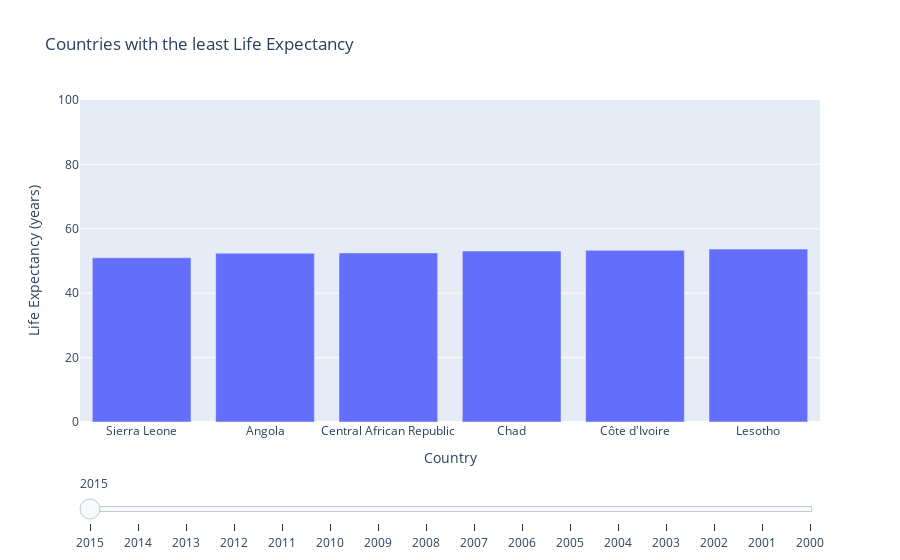

The cell this chart's notebook holds for it:
### Markdown cell above
## Countries with least Life Expectancy over the years

### Code cell
import plotly.graph_objs as go
def get_top6_countries(df, year):
    df_year = df[df['Year'] == year]
    return df_year.nsmallest(6, 'Life expectancy ')

years = df['Year'].unique().tolist()


fig = go.Figure()

df_initial = get_top6_countries(df, years[0])
fig.add_trace(go.Bar(x=df_initial['Country'], y=df_initial['Life expectancy '], name=str(years[0])))

fig.update_layout(title='Countries with the least Life Expectancy', xaxis_title='Country', yaxis_title='Life Expectancy (years)',
                  xaxis={'type': 'category'}, yaxis_range=[0, 100], barmode='group')

slider = dict(
    active=0,
    pad={"t": 50},
    steps=[],
)


for year in years:
    df_top6 = get_top6_countries(df, year)
    countries = df_top6['Country'].tolist()
    slider['steps'].append(dict(label=str(year), method="update", args=[{"x": [countries], "y": [df_top6['Life expectancy '].tolist()], "visible": [True]},
                                                                          {"title": str(year)}]))
    

fig.update_layout(sliders=[slider])

# Display the figure
fig.show()

### Figure 1 — Plotly figure (JSON) as saved in the notebook; plotly's stock layout.template omitted (floating-point values rounded to 4 significant figures)
{"data": [{"name": "2015", "type": "bar", "x": ["Sierra Leone", "Angola", "Central African Republic", "Chad", "Côte d'Ivoire", "Lesotho"], "y": [51, 52.4, 52.5, 53.1, 53.3, 53.7]}], "layout": {"barmode": "group", "sliders": [{"active": 0, "pad": {"t": 50}, "steps": [{"args": [{"visible": [true], "x": [["Sierra Leone", "Angola", "Central African Republic", "Chad", "Côte d'Ivoire", "Lesotho"]], "y": [[51, 52.4, 52.5, 53.1, 53.3, 53.7]]}, {"title": "2015"}], "label": "2015", "method": "update"}, {"args": [{"visible": [true], "x": [["Sierra Leone", "Angola", "Lesotho", "Chad", "Côte d'Ivoire", "Nigeria"]], "y": [[48.1, 51.7, 52.1, 52.6, 52.8, 53.6]]}, {"title": "2014"}], "label": "2014", "method": "update"}, {"args": [{"visible": [true], "x": [["Central African Republic", "Angola", "Lesotho", "Chad", "Côte d'Ivoire", "Nigeria"]], "y": [[49.9, 51.1, 52.1, 52.2, 52.3, 53.2]]}, {"title": "2013"}], "label": "2013", "method": "update"}, {"args": [{"visible": [true], "x": [["Sierra Leone", "Chad", "Côte d'Ivoire", "Lesotho", "Nigeria", "Central African Republic"]], "y": [[49.7, 51.8, 52, 52.2, 52.7, 53]]}, {"title": "2012"}], "label": "2012", "method": "update"}, {"args": [{"visible": [true], "x": [["Sierra Leone", "Central African Republic", "Angola", "Chad", "Côte d'Ivoire", "Lesotho"]], "y": [[48.9, 49.8, 51, 51.6, 51.7, 52.3]]}, {"title": "2011"}], "label": "2011", "method": "update"}, {"args": [{"visible": [true], "x": [["Haiti", "Sierra Leone", "Central African Republic", "Angola", "Lesotho", "Chad"]], "y": [[36.3, 48.1, 49.2, 49.6, 51.1, 51.2]]}, {"title": "2010"}], "label": "2010", "method": "update"}, {"args": [{"visible": [true], "x": [["Sierra Leone", "Central African Republic", "Angola", "Lesotho", "Zimbabwe", "Côte d'Ivoire"]], "y": [[47.1, 48.6, 49.1, 49.4, 50, 51]]}, {"title": "2009"}], "label": "2009", "method": "update"}, {"args": [{"visible": [true], "x": [["Sierra Leone", "Central African Republic", "Lesotho", "Zimbabwe", "Angola", "Chad"]], "y": [[46.2, 47.6, 47.8, 48.2, 48.7, 49.6]]}, {"title": "2008"}], "label": "2008", "method": "update"}, {"args": [{"visible": [true], "x": [["Sierra Leone", "Lesotho", "Zimbabwe", "Central African Republic", "Angola", "Malawi"]], "y": [[45.3, 46.2, 46.6, 46.8, 48.2, 48.5]]}, {"title": "2007"}], "label": "2007", "method": "update"}, {"args": [{"visible": [true], "x": [["Sierra Leone", "Lesotho", "Zimbabwe", "Central African Republic", "Malawi", "Angola"]], "y": [[44.3, 45.3, 45.4, 46.3, 47.1, 47.7]]}, {"title": "2006"}], "label": "2006", "method": "update"}, {"args": [{"visible": [true], "x": [["Sierra Leone", "Lesotho", "Zimbabwe", "Central African Republic", "Malawi", "Swaziland"]], "y": [[43.3, 44.5, 44.6, 45.9, 46, 46]]}, {"title": "2005"}], "label": "2005", "method": "update"}, {"args": [{"visible": [true], "x": [["Sierra Leone", "Zimbabwe", "Lesotho", "Malawi", "Swaziland", "Central African Republic"]], "y": [[42.3, 44.3, 44.8, 45.1, 45.6, 45.7]]}, {"title": "2004"}], "label": "2004", "method": "update"}, {"args": [{"visible": [true], "x": [["Sierra Leone", "Zimbabwe", "Malawi", "Lesotho", "Central African Republic", "Swaziland"]], "y": [[41.5, 44.5, 44.6, 45.5, 45.7, 45.9]]}, {"title": "2003"}], "label": "2003", "method": "update"}, {"args": [{"visible": [true], "x": [["Malawi", "Zimbabwe", "Zambia", "Central African Republic", "Botswana", "Lesotho"]], "y": [[44, 44.8, 45.5, 45.6, 46, 46.4]]}, {"title": "2002"}], "label": "2002", "method": "update"}, {"args": [{"visible": [true], "x": [["Sierra Leone", "Malawi", "Zambia", "Zimbabwe", "Central African Republic", "Angola"]], "y": [[41, 43.5, 44.6, 45.3, 45.6, 45.7]]}, {"title": "2001"}], "label": "2001", "method": "update"}, {"args": [{"visible": [true], "x": [["Sierra Leone", "Malawi", "Zambia", "Angola", "Eritrea", "Central African Republic"]], "y": [[39, 43.1, 43.8, 45.3, 45.3, 46]]}, {"title": "2000"}], "label": "2000", "method": "update"}]}], "title": {"text": "Countries with the least Life Expectancy"}, "xaxis": {"title": {"text": "Country"}, "type": "category"}, "yaxis": {"range": [0, 100], "title": {"text": "Life Expectancy (years)"}}}}
